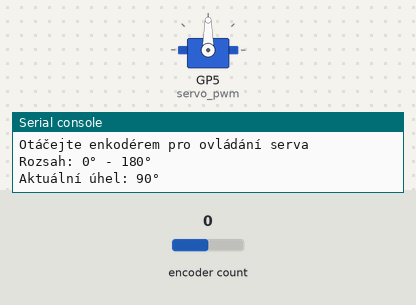
This program was run on a simulated Raspberry Pi Pico running CircuitPython. Parts: servo, the last lines printed to the serial console. The inputs (shaded band) are chosen by the test bench; at power-on: encoder count 0. Servo angles are drawn from the pulse width (0.5 ms = 0°, 2.5 ms = 180°).

Above: at 1.2 s.
1.3 s: encoder count set to 1
At 1.7 s:
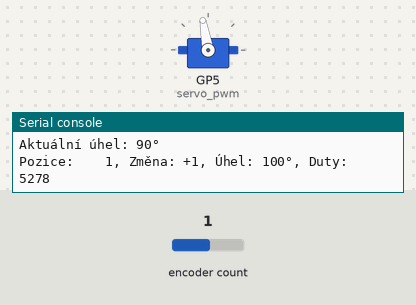
2.8 s: encoder count set to 5
At 4.0 s:
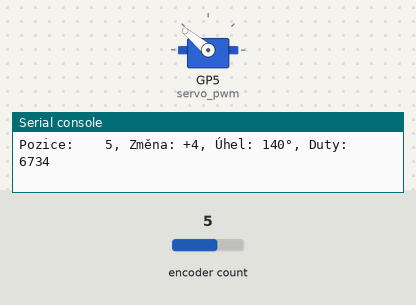
4.3 s: encoder count set to 4
At 5.4 s:
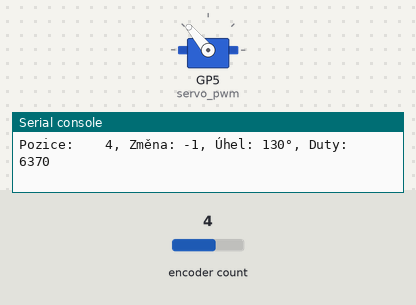
5.8 s: encoder count set to 8
At 6.3 s:
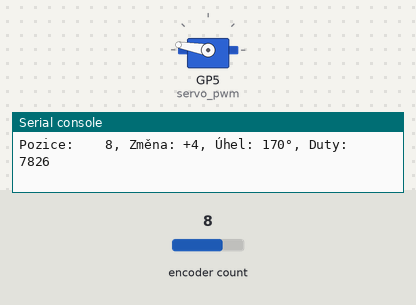
7.3 s: encoder count set to 12
At 8.5 s:
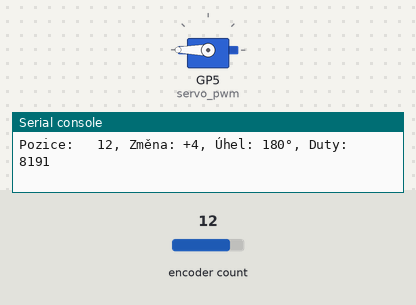
8.8 s: encoder count set to 11
At 10.0 s:
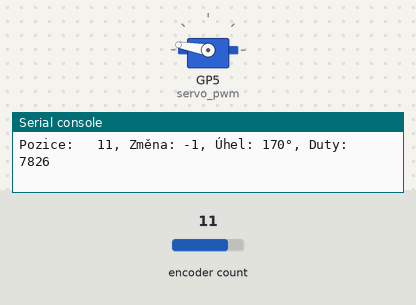
Timing chart, 0 to 11.3 s (numbered marks = the images above; inputs shaded):
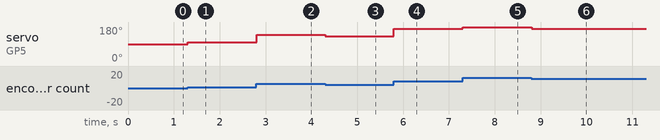

Measured:
- after the input at 1.3 s, servo on GP5 (servo_pwm): 90° → 100° at once
- after the input at 2.8 s, servo on GP5 (servo_pwm): 100° → 140° at once
- after the input at 4.3 s, servo on GP5 (servo_pwm): 140° → 130° at once
- after the input at 5.8 s, servo on GP5 (servo_pwm): 130° → 170° at once
- after the input at 7.3 s, servo on GP5 (servo_pwm): 170° → 180° at once
- after the input at 8.8 s, servo on GP5 (servo_pwm): 180° → 170° at once

The program:

code.py
```python
"""
LEVEL 7 - Ovládání servo motoru SG90 rotačním enkodérem

ZAPOJENÍ OBVODU:
ROZŠIŘUJEME zapojení z Level 6 a přidáváme servo motor:
- PONECHÁVÁME: Rotační enkodér připojte:
  - GND k zemi (GND)
  - + k ADC_VREF nebo 3V3_EN
  - DT k digitálnímu vstupu GP04 (A pin)
  - CLK k digitálnímu vstupu GP03 (B pin)
  - SW nepoužíváme

- PŘIDÁVÁME: Servo motor SG90 připojte:
  - Červený vodič (VCC) k 5V nebo externímu napájení
  - Černý/hnědý vodič (GND) k zemi (GND)
  - Oranžový/žlutý vodič (SIGNAL) k GP05

V tomto příkladu se naučíte ovládat servo motor pomocí PWM signálu.
Rotačním enkodérem budete měnit úhel serva v rozsahu 0° až 180°.

NOVÉ KONCEPTY:
- Servo motor a PWM řízení
- Frekvence 50Hz pro servo signál
- Duty cycle pro úhly serva (1ms-2ms pulzy)
- Mapování pozice enkodéru na úhel serva
- Omezování hodnot na validní rozsah

DŮLEŽITÉ: Servo potřebuje 5V napájení! Pokud nemáte externí zdroj,
můžete zkusit napájení z USB, ale může být nestabilní.
"""

# import knihoven pro práci s hardware
import board        # přístup k pinům a hardware zařízení
import rotaryio     # vestavěný modul pro rotační enkodéry
import pwmio        # PWM modul pro řízení serva
import time         # funkce pro čekání a práci s časem

# vytvoření objektu pro enkodér pomocí rotaryio
encoder = rotaryio.IncrementalEncoder(board.GP4, board.GP3)

# vytvoření PWM objektu pro servo na GP05
# servo potřebuje frekvenci 50Hz (20ms periodu)
servo_pwm = pwmio.PWMOut(board.GP5, frequency=50)

# proměnné pro sledování enkodéru a serva
posledni_pozice = 0
uhel_serva = 90  # střední poloha (0-180°)

# konstanty pro servo řízení
MIN_UHEL = 0      # minimální úhel serva
MAX_UHEL = 180    # maximální úhel serva
KROK_UHLU = 10     # o kolik stupňů se změní úhel při jednom kroku enkodéru

# konstanty pro PWM řízení serva (duty cycle hodnoty)
# servo reaguje na pulzy 1ms-2ms v 20ms periodě
MIN_DUTY = int(65535 * 0.025)  # ~0.5ms (0° pozice)
MAX_DUTY = int(65535 * 0.125)  # ~2.5ms (180° pozice)

def uhel_na_duty_cycle(uhel):
    """
    Převede úhel serva (0-180°) na odpovídající duty cycle
    """
    # lineární mapování úhlu na duty cycle
    return int(MIN_DUTY + (uhel / MAX_UHEL) * (MAX_DUTY - MIN_DUTY))

# nastavení serva na počáteční pozici
servo_pwm.duty_cycle = uhel_na_duty_cycle(uhel_serva)

print("Otáčejte enkodérem pro ovládání serva")
print(f"Rozsah: {MIN_UHEL}° - {MAX_UHEL}°")
print(f"Aktuální úhel: {uhel_serva}°")

# hlavní smyčka
while True:
    # čtení pozice enkodéru
    aktualni_pozice = encoder.position

    # kontrola změny pozice
    if aktualni_pozice != posledni_pozice:
        # výpočet rozdílu (o kolik kroků se pohnul)
        rozdil = aktualni_pozice - posledni_pozice

        # změna úhlu podle rozdílu
        uhel_serva += rozdil * KROK_UHLU

        # omezení úhlu na validní rozsah
        if uhel_serva < MIN_UHEL:
            uhel_serva = MIN_UHEL
        elif uhel_serva > MAX_UHEL:
            uhel_serva = MAX_UHEL

        # převod úhlu na duty cycle a nastavení serva
        duty = uhel_na_duty_cycle(uhel_serva)
        servo_pwm.duty_cycle = duty

        # výpis pro pochopení
        print(f"Pozice: {aktualni_pozice:4d}, Změna: {rozdil:+2d}, Úhel: {uhel_serva:3d}°, Duty: {duty:5d}")

        # uložení pozice pro příští porovnání
        posledni_pozice = aktualni_pozice

    # krátká pauza pro stabilitu
    time.sleep(0.01)
```
